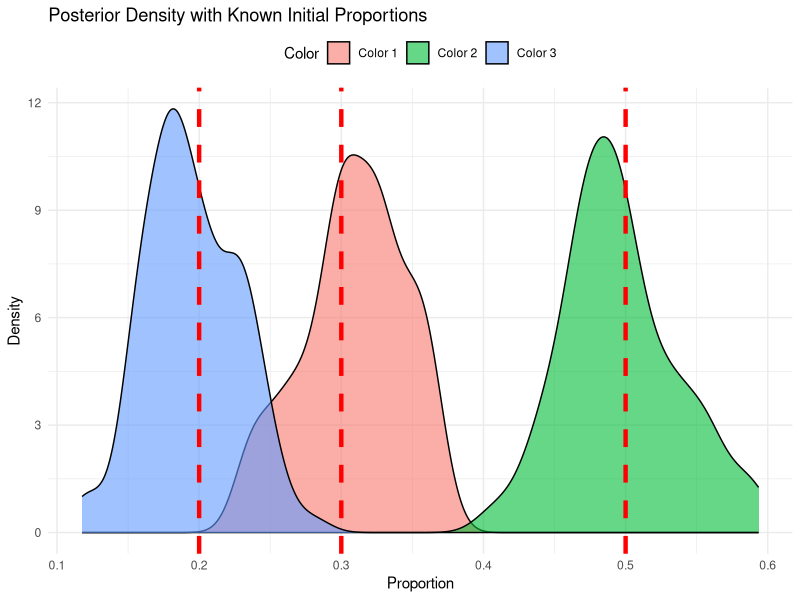
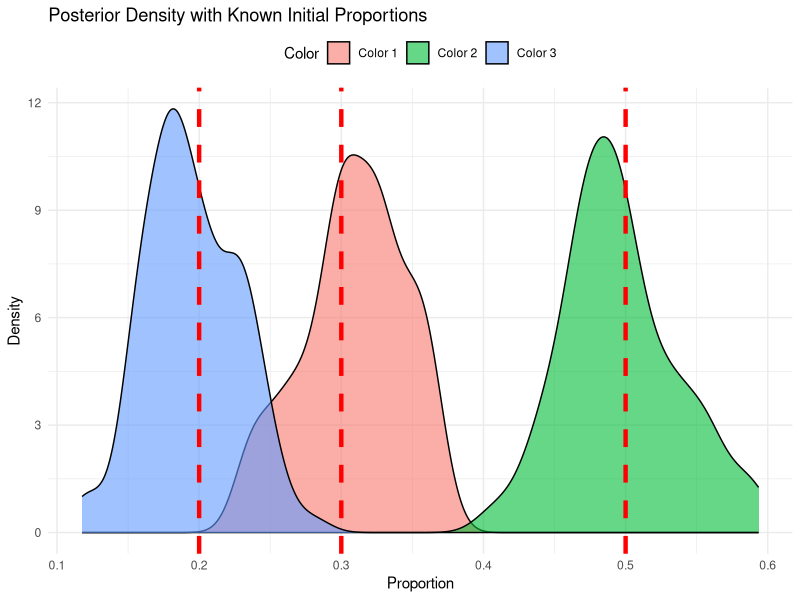

These figures' R source, in order: (Note: this script raises an error after producing the figures.)
# Load necessary libraries
library(MCMCpack)
library(ggplot2)
library(dplyr)
library(tidyr)

# Set seed for reproducibility
set.seed(123)

# Create a folder to save the results
results_folder <- "Bayesian_Polya_Urn_Results"
dir.create(results_folder, showWarnings = FALSE)

# Function to simulate the Bayesian Polya Urn process
simulate_bayesian_polya_urn <- function(k, alpha_0, beta, lambda, mu, t_max, known_initial = FALSE) {
  # Initialize counts and proportions
  if (known_initial) {
    N <- alpha_0
    theta <- N / sum(N)
  } else {
    theta <- rdirichlet(1, lambda * mu)
    N <- theta * alpha_0
  }
  
  # Store initial proportions for comparison
  initial_theta <- theta
  
  # Initialize storage for proportions and predictive distributions
  theta_t <- matrix(NA, nrow = t_max, ncol = k)
  theta_t[1, ] <- theta
  posterior_predictive_t <- matrix(NA, nrow = t_max, ncol = k)
  posterior_predictive_t[1, ] <- theta
  
  # Simulate the process
  for (t in 2:t_max) {
    # Draw a color based on current proportions
    color <- sample(1:k, size = 1, prob = theta)
    N[color] <- N[color] + beta
    
    # Update posterior distribution
    alpha <- lambda * mu + N
    theta <- rdirichlet(1, alpha)
    
    # Store the updated proportions and posterior predictive
    theta_t[t, ] <- theta
    posterior_predictive_t[t, ] <- alpha / sum(alpha)
  }
  
  return(list(theta_t = theta_t, N = N, posterior_predictive_t = posterior_predictive_t, initial_theta = initial_theta))
}

# Parameters
k <- 3  # Number of colors
alpha_0_known <- c(30, 50, 20)  # Known initial counts for the scenario where initial proportions are known
beta <- 1  # Reinforcement factor
lambda <- 2  # Concentration parameter for Dirichlet prior
mu <- c(1/3, 1/3, 1/3)  # Base measure for Dirichlet prior
t_max <- 100  # Number of iterations

# Simulate the process with known initial proportions
simulation_known <- simulate_bayesian_polya_urn(k, alpha_0_known, beta, lambda, mu, t_max, known_initial = TRUE)

# Simulate the process with unknown initial proportions
simulation_unknown <- simulate_bayesian_polya_urn(k, sum(alpha_0_known), beta, lambda, mu, t_max, known_initial = FALSE)

# Function to plot posterior densities with true initial parameters
plot_posterior_density <- function(simulation, title, initial_theta, known_initial = FALSE) {
  theta_df <- as.data.frame(simulation$theta_t)
  theta_df$Iteration <- 1:t_max
  theta_df <- pivot_longer(theta_df, cols = starts_with("V"), names_to = "Color", values_to = "Proportion")
  
  density_plot <- ggplot(theta_df, aes(x = Proportion, fill = Color)) +
    geom_density(alpha = 0.6) +
    geom_vline(xintercept = initial_theta, linetype = "dashed", color = "red", size = 1.5) +
    scale_fill_discrete(name = "Color", labels = paste("Color", 1:k)) +
    labs(title = title, x = "Proportion", y = "Density") +
    theme_minimal() +
    theme(legend.position = "top")
  
  # Save the plot
  file_name <- if (known_initial) {
    "Posterior_Density_Known.png"
  } else {
    "Posterior_Density_Unknown.png"
  }
  ggsave(file.path(results_folder, file_name), plot = density_plot, width = 8, height = 6)
  
  # Print the plot
  print(density_plot)
}

# Plot and save the posterior densities for known initial proportions
plot_posterior_density(simulation_known, "Posterior Density with Known Initial Proportions", simulation_known$initial_theta, known_initial = TRUE)

# Plot and save the posterior densities for unknown initial proportions
plot_posterior_density(simulation_unknown, "Posterior Density with Unknown Initial Proportions", simulation_unknown$initial_theta, known_initial = FALSE)

# Function to plot the evolution of posterior predictive distributions
plot_posterior_predictive <- function(simulation, title) {
  posterior_predictive_df <- as.data.frame(simulation$posterior_predictive_t)
  posterior_predictive_df$Iteration <- 1:t_max
  posterior_predictive_df <- pivot_longer(posterior_predictive_df, cols = starts_with("V"), names_to = "Color", values_to = "Probability")
  
  predictive_plot <- ggplot(posterior_predictive_df, aes(x = Iteration, y = Probability, color = Color)) +
    geom_line(size = 1) +
    scale_color_discrete(name = "Color", labels = paste("Color", 1:k)) +
    labs(title = title, x = "Iteration", y = "Probability") +
    theme_minimal() +
    theme(legend.position = "top")
  
  # Save the plot
  file_name <- paste0(title, ".png")
  ggsave(file.path(results_folder, file_name), plot = predictive_plot, width = 8, height = 6)
  
  # Print the plot
  print(predictive_plot)
}

# Plot and save the evolution of posterior predictive distributions
plot_posterior_predictive(simulation_known, "Posterior Predictive Evolution (Known Initial Proportions)")
plot_posterior_predictive(simulation_unknown, "Posterior Predictive Evolution (Unknown Initial Proportions)")

# Function to save final summary statistics
save_final_summary <- function(simulation, known_initial = FALSE) {
  final_theta <- simulation$theta_t[t_max, ]
  summary_table <- data.frame(
    Color = factor(1:k),
    Initial_Proportion = simulation$initial_theta,
    Final_Proportion = final_theta,
    Difference = final_theta - simulation$initial_theta
  )
  
  # Save summary table to CSV
  file_name <- if (known_initial) {
    "Final_Theta_Summary_Known.csv"
  } else {
    "Final_Theta_Summary_Unknown.csv"
  }
  write.csv(summary_table, file.path(results_folder, file_name), row.names = FALSE)
  
  # Print summary table
  print(summary_table)
}

# Save and print final summary statistics
save_final_summary(simulation_known, known_initial = TRUE)
save_final_summary(simulation_unknown, known_initial = FALSE)
